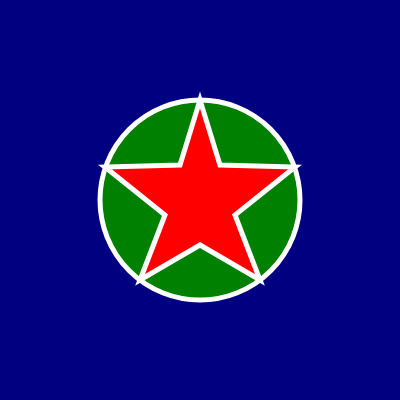
Frame 1 (no input)
Frame 60 (no input): identical to frame 1, image omitted
Frame 120 (the mouse pressed at the canvas centre since frame 60): identical to frame 1, image omitted

The p5.js sketch that drew this single still picture (run headless with seeded random() and noise() and a simulated clock; from frame 60 on, the mouse is pressed at the canvas centre):

// p5.js sketch
// ── sketch.js
function setup() {
  createCanvas(400, 400);
}

function draw() {
  background('#000081');

  stroke('#ffffff');
  strokeWeight(5);
  
  fill('#008000');
  circle(200,200, 200);


  fill('#ff0000');
  beginShape(TESS);
  vertex(200,100);
  vertex(220,165);
  vertex(295,167);
  vertex(235,215);
  vertex(260,280);
  vertex(200,245);
  vertex(140,280);
  vertex(165,215);
  vertex(105,167);
  vertex(180,165);
  endShape(CLOSE);
}
